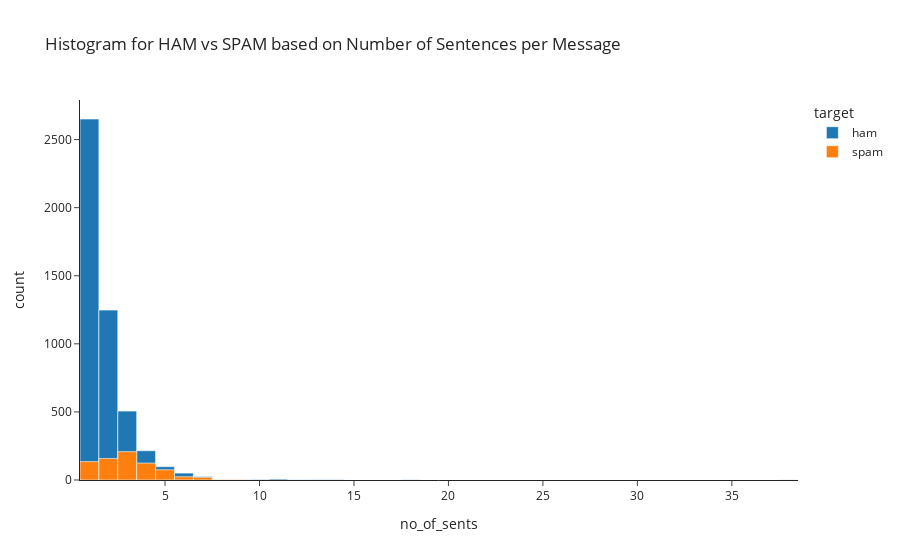

Here is the notebook cell this chart was saved with:
### Code cell
fig = px.histogram(df, x = 'no_of_sents', color = 'target', template = 'simple_white', title = "Histogram for HAM vs SPAM based on Number of Sentences per Message")
fig.update_xaxes(showgrid = False)
fig.update_yaxes(showgrid = False)
fig.update_layout(barmode = 'overlay')
fig.show()

### Figure 1 — Plotly figure (JSON) as saved in the notebook; plotly's stock layout.template omitted (floating-point values rounded to 4 significant figures; data arrays with more than 128 entries replaced by an {"elided": "..."} marker saying what was removed)
{"data": [{"alignmentgroup": "True", "bingroup": "x", "hovertemplate": "target=ham<br>no_of_sents=%{x}<br>count=%{y}<extra></extra>", "legendgroup": "ham", "marker": {"color": "#1F77B4", "pattern": {"shape": ""}}, "name": "ham", "offsetgroup": "ham", "orientation": "v", "showlegend": true, "type": "histogram", "x": {"elided": "4825 int values"}, "xaxis": "x", "yaxis": "y"}, {"alignmentgroup": "True", "bingroup": "x", "hovertemplate": "target=spam<br>no_of_sents=%{x}<br>count=%{y}<extra></extra>", "legendgroup": "spam", "marker": {"color": "#FF7F0E", "pattern": {"shape": ""}}, "name": "spam", "offsetgroup": "spam", "orientation": "v", "showlegend": true, "type": "histogram", "x": {"elided": "747 int values"}, "xaxis": "x", "yaxis": "y"}], "layout": {"barmode": "overlay", "legend": {"title": {"text": "target"}, "tracegroupgap": 0}, "title": {"text": "Histogram for HAM vs SPAM based on Number of Sentences per Message"}, "xaxis": {"anchor": "y", "domain": [0, 1], "showgrid": false, "title": {"text": "no_of_sents"}}, "yaxis": {"anchor": "x", "domain": [0, 1], "showgrid": false, "title": {"text": "count"}}}}
